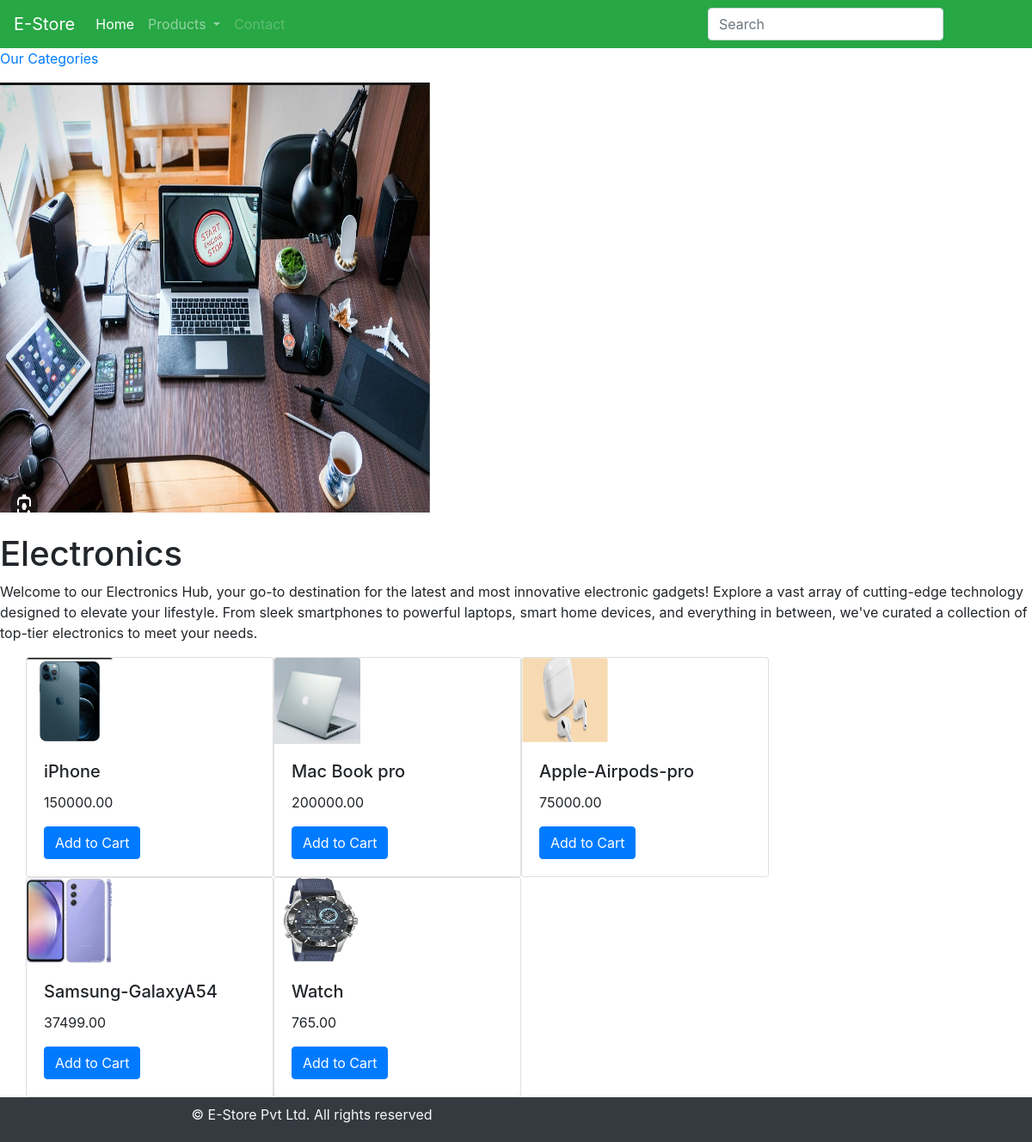
Screenshot of /Electronics/ with the database file from the repository.
### shop/models.py (models this page shows, shortened)
class Category(models.Model):
    name = models.CharField(max_length=100,unique=True)
    slug = models.SlugField(max_length=100,unique=True)
    description = models.TextField(blank=True)
    image = models.ImageField(upload_to='category',blank=True)
    def get_url(self):
        return reverse('product_by_category', args=[self.slug])

class Product(models.Model):
    name = models.CharField(max_length=100, unique=True)
    slug = models.SlugField(max_length=100, unique=True)
    description = models.TextField(blank=True)
    image = models.ImageField(upload_to='category', blank=True)
    price = models.DecimalField(decimal_places=2,max_digits=10)
    stock = models.IntegerField()
    available = models.BooleanField(default=True)
    category = models.ForeignKey(Category,on_delete=models.CASCADE)

### shop/views.py (the view)
# urls.py: 2. Add a URL to urlpatterns:  path('', views.home, name='home')
def home(request, slug_c=None):
    page_c = None
    products = None
    if slug_c != None:
        page_c = get_object_or_404(Category, slug=slug_c)
        products = Product.objects.all().filter(category=page_c, available=True)
    else:
        products = Product.objects.all().filter(available=True)
    return render(request, 'home.html', {'category': page_c, 'products': products})

### shop/context_processors.py (called while the page is built)
def mylink(request):
    links = Category.objects.all()
    return dict(links=links)

### templates/home.html (shortened to what this page needs)
{% extends 'base.html' %}
{% load static %}
{% block content %}
{% if category %}
<div>
    <div>
        <p class="text-centre"><a href="{% url 'home' %}">Our Categories</a></p>
    </div>
</div>
{% endif %}
<div>
    {% if category %}
    <img src="{{category.image.url}}" style="width:500px;height:500px">
</div>
<br>
<div>
    <h1>{{category.name}}</h1>
    <p>{{category.description}}</p>
</div>
{% endif %}
<div class="container">
    <div class="row">
    {% for product in products %}
    <div class="card" style="width:18rem;">
    <img class="card-img-top" src="{{product.image.url}}" alt="Card image cap" style="width:100px; height:100px;">
    <div class="card-body">
      <h5 class="card-title">{{product.name}}</h5>
      <p class="card-text">{{product.price}}</p>
      <a href="#" class="btn btn-primary">Add to Cart</a>
   </div>
   </div>
    {% endfor %}
    </div>
    </div>
{% endblock %}

### rows the page displays
Category: image (picture), name "Electronics", description "Welcome to our Electronics Hub, your go-to destination for the latest and most innovative electronic gadgets! Explore a vast array of cutting-edge technology designed to elevate your lifestyle. From sleek smartphones to powerful laptops, smart home devices, and everything in between, we've curated a collection of top-tier electronics to meet your needs."
Product: image (picture), name "iPhone", price "150000.00"
Product: image (picture), name "Mac Book pro", price "200000.00"
Product: image (picture), name "Apple-Airpods-pro", price "75000.00"
Product: image (picture), name "Samsung-GalaxyA54", price "37499.00"
Product: image (picture), name "Watch", price "765.00"
